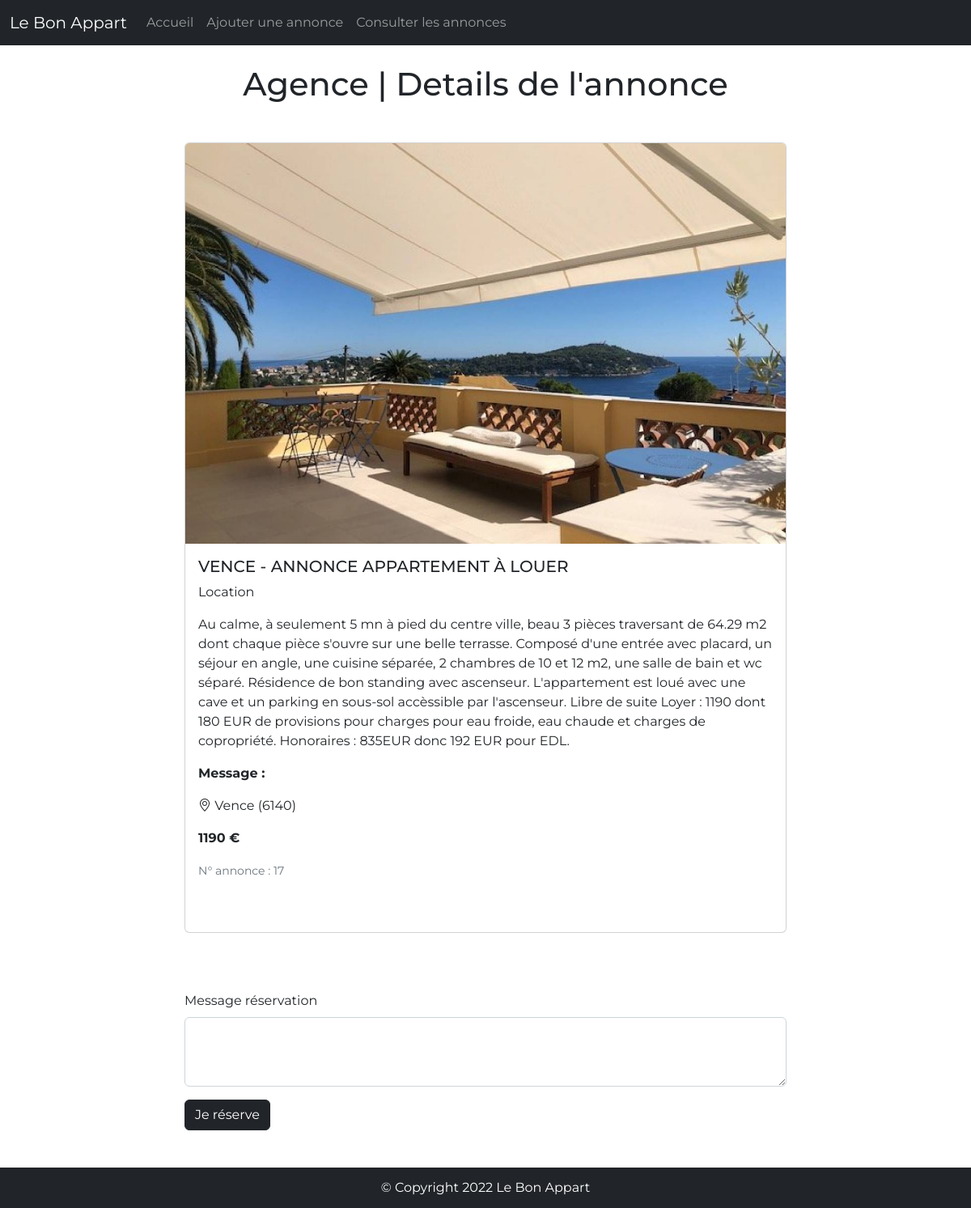
The app's page /annonce_details.php?id=17 with its own data.
### tables this page shows
CREATE TABLE `advert` (
  `id` int(3) NOT NULL,
  `title` varchar(100) NOT NULL,
  `description` text NOT NULL,
  `postal_code` int(5) UNSIGNED ZEROFILL NOT NULL,
  `city` varchar(100) NOT NULL,
  `type` enum('Location','Vente') NOT NULL,
  `price` int(11) NOT NULL,
  `reservation_message` text
);

### annonce_details.php (the view, shortened to what this page needs)
<?php
require_once './inc/head_inc.php';
if (isset($_GET['id'])) {
    $reqProd = $connect->query("SELECT * FROM advert WHERE id = '$_GET[id]'");
    $annonce = $reqProd->fetch(PDO::FETCH_ASSOC);
}
?>
</head>
<?php
require_once './inc/header_inc.php';
?>
<body>
    <h1 class="text-center mt-4 mb-5">Agence | Details de l'annonce</h1>
    <div class="container mb-5 mt-4 d-flex flex-column align-items-center">
        <div class="col-8">
            <div class="card mb-5">
                <img src="./img/default-img.jpeg" class="card-img-top" alt="...">
                <div class="card-body mb-5">
                    <h5 class="card-title"><?php echo $annonce['title']; ?></h5>
                    <p class="card-text"><?php echo $annonce['type']; ?></p>
                    <p class="card-text"><?php echo $annonce['description']; ?></p>
                    <p class="card-text"><strong>Message : </strong><?php echo $annonce['reservation_message']; ?></p>
                    <p class="card-text"><i class="bi bi-geo-alt"></i> <?php echo $annonce['city']; ?> (<?php echo $annonce['postal_code']; ?>)</p>
                    <p class="card-text"><strong><?php echo $annonce['price']; ?> €</strong></p>
                    <p class="card-text"><small class="text-muted">N° annonce : <?php echo $annonce['id']; ?></small></p>
                </div>
            </div>
        </div>
        <div class="col-8 mt-4 mb-5">
            <form action="" method="POST">
                <div class="mb-3">
                    <label for="message" class="form-label">Message réservation</label>
                    <textarea class="form-control" id="message" name="message" rows="3"></textarea>
                </div>
                <button type="submit" name="submit" class="btn btn-dark">Je réserve</button>
            </form>
        </div>
    </div>
    <?php
    require_once './inc/footer_inc.php';
    ?>

### css/style.css (style rules this page uses)
* { margin: 0; padding: 0; }
body { font-family: 'Montserrat', sans-serif; }
.card-title { text-transform: uppercase; }

### records on screen
advert: title "VENCE - ANNONCE APPARTEMENT À LOUER", type "Location", description "Au calme, à seulement 5 mn à pied du centre ville, beau 3 pièces traversant de 64.29 m2 dont chaque pièce s'ouvre sur une belle terrasse. Composé d'une entrée avec placard, un séjour en angle, une cuisine séparée, 2 chambres de 10 et 12 m2, une salle de bain et wc séparé. Résidence de bon standing avec ascenseur. L'appartement est loué avec une cave et un parking en sous-sol accèssible par l'ascenseur. Libre de suite Loyer : 1190 dont 180 EUR de provisions pour charges pour eau froide, eau chaude et charges de copropriété. Honoraires : 835EUR donc 192 EUR pour EDL.", city "Vence", postal_code "6140", price "1190", id "17"
